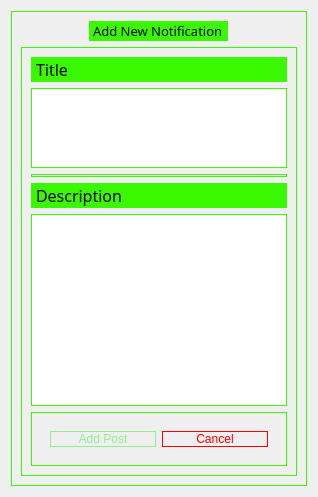
      <widget class="QWidget" name="AddNotification">
       <property name="enabled">
        <bool>true</bool>
       </property>
       <layout class="QVBoxLayout" name="verticalLayout_2">
        <item>
         <widget class="QFrame" name="frame_15">
          <property name="enabled">
           <bool>true</bool>
          </property>
          <property name="sizePolicy">
           <sizepolicy hsizetype="Expanding" vsizetype="Preferred">
            <horstretch>0</horstretch>
            <verstretch>0</verstretch>
           </sizepolicy>
          </property>
          <property name="minimumSize">
           <size>
            <width>200</width>
            <height>0</height>
           </size>
          </property>
          <property name="font">
           <font>
            <family>Cascadia Code</family>
            <pointsize>10</pointsize>
           </font>
          </property>
          <property name="styleSheet">
           <string notr="true">border:1px solid rgb(58, 248, 0);</string>
          </property>
          <property name="frameShape">
           <enum>QFrame::StyledPanel</enum>
          </property>
          <property name="frameShadow">
           <enum>QFrame::Raised</enum>
          </property>
          <layout class="QVBoxLayout" name="verticalLayout_11">
           <item alignment="Qt::AlignHCenter|Qt::AlignVCenter">
            <widget class="QLabel" name="NoneNotification_2">
             <property name="enabled">
              <bool>true</bool>
             </property>
             <property name="sizePolicy">
              <sizepolicy hsizetype="Preferred" vsizetype="MinimumExpanding">
               <horstretch>0</horstretch>
               <verstretch>0</verstretch>
              </sizepolicy>
             </property>
             <property name="font">
              <font>
               <family>Cascadia Code</family>
               <pointsize>10</pointsize>
              </font>
             </property>
             <property name="styleSheet">
              <string notr="true">background:rgb(58, 248, 0);color:black</string>
             </property>
             <property name="text">
              <string>Add New Notification</string>
             </property>
            </widget>
           </item>
           <item>
            <widget class="QFrame" name="detailsPanel_2">
             <property name="sizePolicy">
              <sizepolicy hsizetype="Preferred" vsizetype="Expanding">
               <horstretch>0</horstretch>
               <verstretch>0</verstretch>
              </sizepolicy>
             </property>
             <property name="minimumSize">
              <size>
               <width>0</width>
               <height>300</height>
              </size>
             </property>
             <property name="frameShape">
              <enum>QFrame::StyledPanel</enum>
             </property>
             <property name="frameShadow">
              <enum>QFrame::Raised</enum>
             </property>
             <layout class="QVBoxLayout" name="verticalLayout_12">
              <item>
               <widget class="QLabel" name="label_17">
                <property name="maximumSize">
                 <size>
                  <width>16777215</width>
                  <height>16777215</height>
                 </size>
                </property>
                <property name="font">
                 <font>
                  <family>Cascadia Code</family>
                  <pointsize>12</pointsize>
                 </font>
                </property>
                <property name="styleSheet">
                 <string notr="true">background:rgb(58, 248, 0);color:black</string>
                </property>
                <property name="text">
                 <string>Title</string>
                </property>
               </widget>
              </item>
              <item>
               <widget class="QPlainTextEdit" name="titleAdd">
                <property name="maximumSize">
                 <size>
                  <width>16777215</width>
                  <height>80</height>
                 </size>
                </property>
                <property name="font">
                 <font>
                  <family>Cascadia Code</family>
                  <pointsize>15</pointsize>
                  <italic>false</italic>
                  <bold>true</bold>
                  <underline>false</underline>
                 </font>
                </property>
                <property name="styleSheet">
                 <string notr="true">color:white</string>
                </property>
                <property name="tabChangesFocus">
                 <bool>false</bool>
                </property>
                <property name="documentTitle">
                 <string/>
                </property>
                <property name="lineWrapMode">
                 <enum>QPlainTextEdit::WidgetWidth</enum>
                </property>
                <property name="readOnly">
                 <bool>false</bool>
                </property>
                <property name="plainText">
                 <string/>
                </property>
                <property name="overwriteMode">
                 <bool>true</bool>
                </property>
                <property name="backgroundVisible">
                 <bool>false</bool>
                </property>
                <property name="centerOnScroll">
                 <bool>false</bool>
                </property>
                <property name="placeholderText">
                 <string>Title</string>
                </property>
               </widget>
              </item>
              <item>
               <widget class="Line" name="line_3">
                <property name="orientation">
                 <enum>Qt::Horizontal</enum>
                </property>
               </widget>
              </item>
              <item>
               <widget class="QLabel" name="label_19">
                <property name="maximumSize">
                 <size>
                  <width>16777215</width>
                  <height>25</height>
                 </size>
                </property>
                <property name="font">
                 <font>
                  <family>Cascadia Code</family>
                  <pointsize>12</pointsize>
                 </font>
                </property>
                <property name="styleSheet">
                 <string notr="true">background:rgb(58, 248, 0);;color:clack</string>
                </property>
                <property name="text">
                 <string>Description</string>
                </property>
               </widget>
              </item>
              <item>
               <widget class="QPlainTextEdit" name="desAdd">
                <property name="font">
                 <font>
                  <family>Cascadia Code</family>
                  <pointsize>15</pointsize>
                 </font>
                </property>
                <property name="styleSheet">
                 <string notr="true">color:white</string>
                </property>
                <property name="readOnly">
                 <bool>false</bool>
                </property>
                <property name="overwriteMode">
                 <bool>true</bool>
                </property>
                <property name="placeholderText">
                 <string>Description</string>
                </property>
               </widget>
              </item>
              <item>
               <widget class="QFrame" name="adminCommands_2">
                <property name="frameShape">
                 <enum>QFrame::StyledPanel</enum>
                </property>
                <property name="frameShadow">
                 <enum>QFrame::Raised</enum>
                </property>
                <layout class="QVBoxLayout" name="verticalLayout_13">
                 <item>
                  <widget class="QFrame" name="frame_16">
                   <property name="styleSheet">
                    <string notr="true">border:none;</string>
                   </property>
                   <property name="frameShape">
                    <enum>QFrame::StyledPanel</enum>
                   </property>
                   <property name="frameShadow">
                    <enum>QFrame::Raised</enum>
                   </property>
                   <layout class="QHBoxLayout" name="horizontalLayout_11">
                    <item>
                     <widget class="QPushButton" name="postButton">
                      <property name="styleSheet">
                       <string notr="true">QPushButton{
color: lightgreen;border:1px solid lightgreen;
}
QPushButton::hover{
color: black;border:1px solid black;background-color:lightgreen;
}</string>
                      </property>
                      <property name="text">
                       <string>Add Post</string>
                      </property>
                     </widget>
                    </item>
                    <item>
                     <widget class="QPushButton" name="delNotification_2">
                      <property name="styleSheet">
                       <string notr="true">QPushButton{
color:red; border:1px solid; border-color:red;
}

QPushButton::hover{
color:black; border:1px solid; border-color:white;background-color:red;
}</string>
                      </property>
                      <property name="text">
                       <string>Cancel</string>
                      </property>
                     </widget>
                    </item>
                   </layout>
                  </widget>
                 </item>
                </layout>
               </widget>
              </item>
             </layout>
            </widget>
           </item>
          </layout>
         </widget>
        </item>
       </layout>
      </widget>
